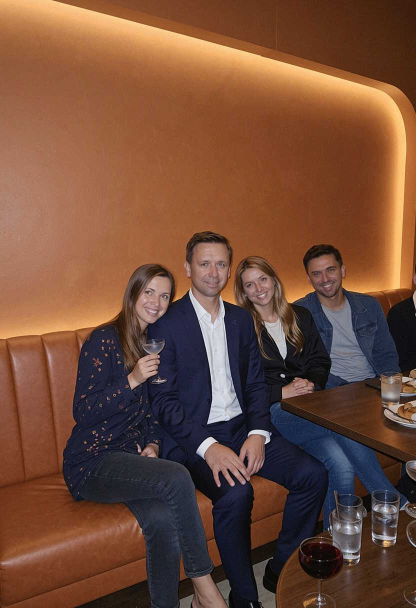
#> input picture assets/comfy-input/klein9b-scene-presets/group-amber-booth-four-friends.jpg, 832 x 1216 px (shown at 1/2 size)
$ python build-hidream-o1-audit-views.py ../../../assets/comfy-input/klein9b-scene-presets/group-amber-booth-four-friends.jpg out.png
#> lines starting #> are read from the running program, lines starting #| are printed output that depends on the picture
from __future__ import annotations

import argparse
from pathlib import Path

from PIL import Image, ImageDraw


def main() -> None:
    parser = argparse.ArgumentParser(
        description="Build full-frame thumbnail and exact-pixel grid crops for HiDream QA."
    )
    parser.add_argument("image", type=Path)
    parser.add_argument("output", type=Path)
    args = parser.parse_args()

    with Image.open(args.image.resolve()) as opened:
#> opened is the input picture: PIL image 832x1216 RGB; mean R, G, B 114.5, 76.2, 57.4
        image = opened.convert("RGB")
    output = args.output.resolve()
    output.mkdir(parents=True, exist_ok=True)

    width, height = image.size
#> width = 832; height = 1216
    thumb_width = 208
    thumb_height = max(1, round(height * thumb_width / width))
#> thumb_height = 304
    image.resize((thumb_width, thumb_height), Image.Resampling.LANCZOS).save(
        output / "thumbnail.png"
    )
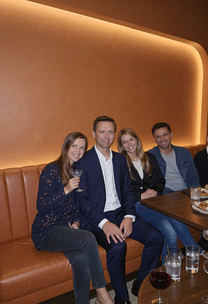
#> saved as thumbnail.png: PIL image 208x304 RGB; mean R, G, B 114.5, 76.2, 57.4
    dating_width = 104
    dating_height = max(1, round(height * dating_width / width))
#> dating_height = 152
    image.resize((dating_width, dating_height), Image.Resampling.LANCZOS).save(
        output / "dating-thumbnail.png"
    )
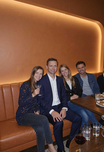
#> saved as dating-thumbnail.png: PIL image 104x152 RGB; mean R, G, B 114.5, 76.2, 57.4

    grid = image.copy()
    draw = ImageDraw.Draw(grid)
    draw.line((width // 2, 0, width // 2, height), fill=(255, 0, 0), width=2)
    draw.line((0, height // 3, width, height // 3), fill=(255, 0, 0), width=2)
    draw.line((0, 2 * height // 3, width, 2 * height // 3), fill=(255, 0, 0), width=2)
    grid.save(output / "grid-overlay.png")
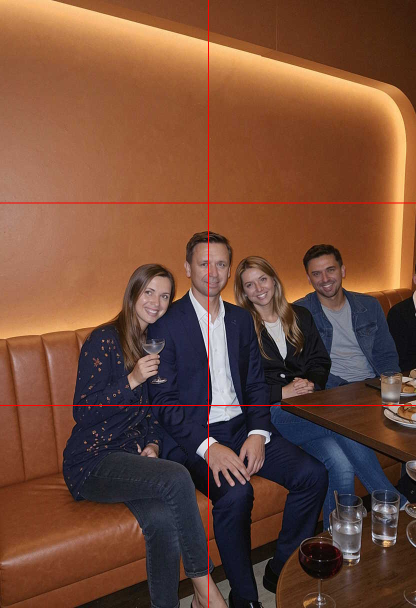
#> saved as grid-overlay.png: PIL image 832x1216 RGB (shown at 1/2 size); mean R, G, B 115.3, 75.7, 57

    for row in range(3):
        top = round(row * height / 3)
        bottom = round((row + 1) * height / 3)
        for column in range(2):
            left = round(column * width / 2)
            right = round((column + 1) * width / 2)
            image.crop((left, top, right, bottom)).save(
                output / f"crop-r{row + 1}-c{column + 1}.png"
            )
#> this loop made 3 passes
#> pass 1, in main, `image.crop((left, top, right, bottom)).save( output / f"crop-r{row + 1..`:
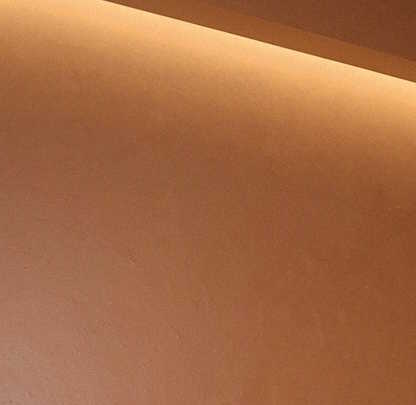
#> saved as crop-r1-c1.png: PIL image 416x405 RGB; mean R, G, B 166.3, 106.6, 68.9
#> pass 1, in main, `image.crop((left, top, right, bottom)).save( output / f"crop-r{row + 1..`:
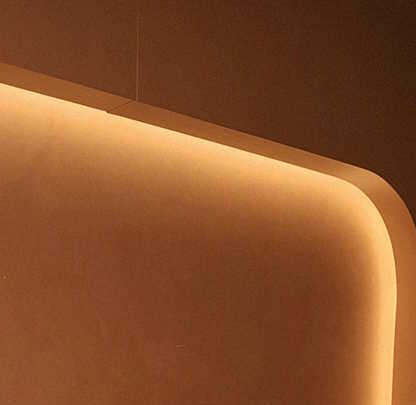
#> saved as crop-r1-c2.png: PIL image 416x405 RGB; mean R, G, B 136.9, 80.2, 43
#> pass 2, in main, `image.crop((left, top, right, bottom)).save( output / f"crop-r{row + 1..`:
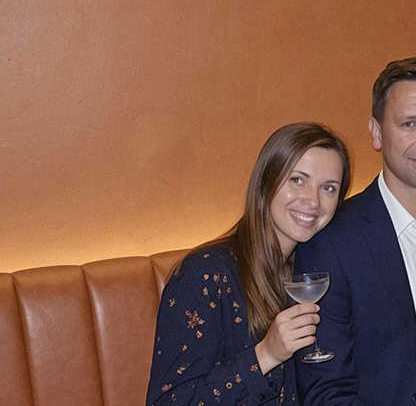
#> saved as crop-r2-c1.png: PIL image 416x406 RGB; mean R, G, B 133, 91.3, 73.6
#> pass 2, in main, `image.crop((left, top, right, bottom)).save( output / f"crop-r{row + 1..`:
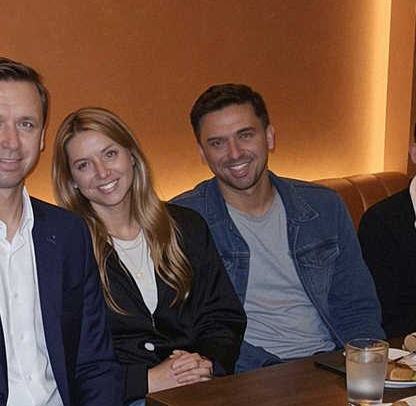
#> saved as crop-r2-c2.png: PIL image 416x406 RGB; mean R, G, B 106.3, 76.6, 63.5

    print(f"{width}x{height} audit views: {output}")
#| 832x1216 audit views: checkpoints/legacy-scripts/hidream-o1/out.png


if __name__ == "__main__":
    main()

$ run again, on assets/comfy-input/klein9b-scene-presets/group-approved-lounge-center.png
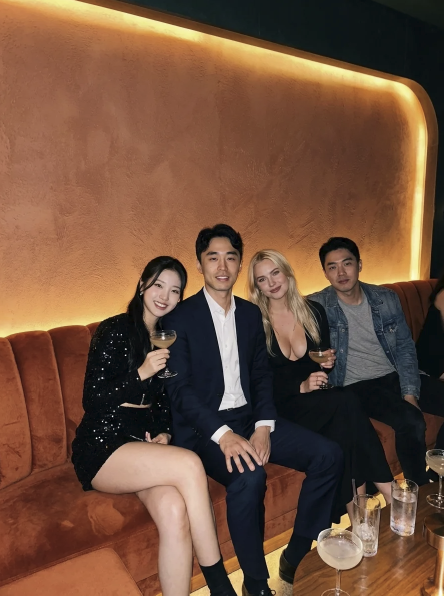
#> input picture assets/comfy-input/klein9b-scene-presets/group-approved-lounge-center.png, 887 x 1191 px (shown at 1/2 size)
#> in main, opened is the input picture: PIL image 887x1191 RGBA; mean R, G, B, A 113.2, 81, 61.2, 255
#> the loop in main, `for row in range(3):` made 3 passes
#> pass 1, in main, `image.crop((left, top, right, bottom)).save( output / f"crop-r{row + 1..`:
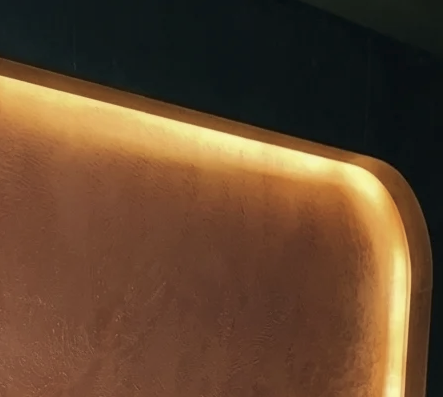
#> saved as crop-r1-c2.png: PIL image 443x397 RGB; mean R, G, B 97.5, 70, 46.8
#> pass 2, in main, `image.crop((left, top, right, bottom)).save( output / f"crop-r{row + 1..`:
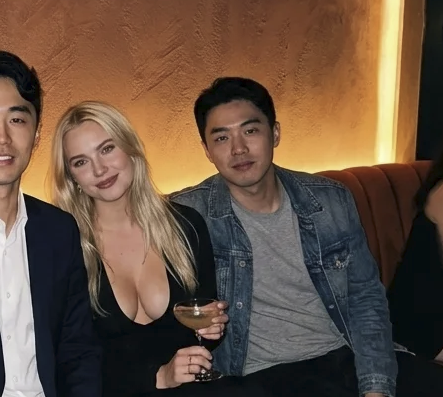
#> saved as crop-r2-c2.png: PIL image 443x397 RGB; mean R, G, B 103.1, 81.6, 65.5
#| 887x1191 audit views: checkpoints/legacy-scripts/hidream-o1/out.png
